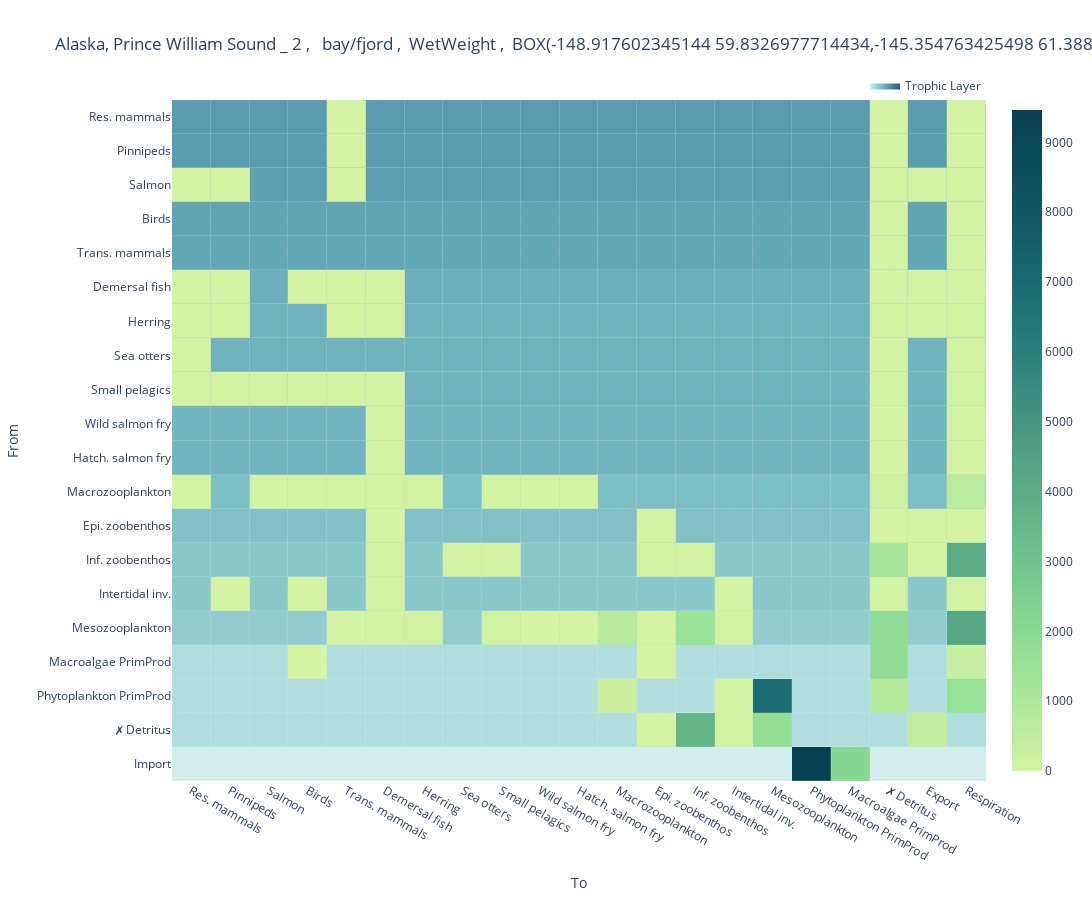

Notebook code for this chart:
### Markdown cell above
# Visualize foodweb as heatmap:

### Code cell
fw.draw_heatmap(foodweb, normalization=None, show_trophic_layer=True, boundary=True)

### Figure 1 — Plotly figure (JSON) as saved in the notebook; plotly's stock layout.template omitted (floating-point values rounded to 4 significant figures; data arrays with more than 128 entries replaced by an {"elided": "..."} marker saying what was removed)
{"data": [{"colorscale": [[0, "rgb(209, 238, 234)"], [0.1667, "rgb(168, 219, 217)"], [0.3333, "rgb(133, 196, 201)"], [0.5, "rgb(104, 171, 184)"], [0.6667, "rgb(79, 144, 166)"], [0.8333, "rgb(59, 115, 143)"], [1, "rgb(42, 86, 116)"]], "hoverinfo": "skip", "name": "Trophic Layer", "showlegend": true, "showscale": false, "type": "heatmap", "x": {"elided": "420 str values"}, "xgap": 0.2, "y": {"elided": "420 str values"}, "ygap": 0.2, "z": {"elided": "420 float values"}, "zmax": 7.351, "zmin": 0}, {"colorscale": [[0, "rgb(211, 242, 163)"], [0.1667, "rgb(151, 225, 150)"], [0.3333, "rgb(108, 192, 139)"], [0.5, "rgb(76, 155, 130)"], [0.6667, "rgb(33, 122, 121)"], [0.8333, "rgb(16, 89, 101)"], [1, "rgb(7, 64, 80)"]], "hoverongaps": false, "hovertemplate": "%{y} --> %{x}: %{z:.3f}<extra></extra>", "showlegend": false, "showscale": true, "type": "heatmap", "x": ["Inf. zoobenthos", "Intertidal inv.", "Macrozooplankton", "Epi. zoobenthos", "Wild salmon fry", "Hatch. salmon fry", "Herring", "Small pelagics", "Demersal fish", "Trans. mammals", "✗ Detritus", "Respiration", "Inf. zoobenthos", "Epi. zoobenthos", "Small pelagics", "Sea otters", "Demersal fish", "✗ Detritus", "Export", "Respiration", "Intertidal inv.", "Demersal fish", "Birds", "Pinnipeds", "✗ Detritus", "Respiration", "Wild salmon fry", "Hatch. salmon fry", "Herring", "Small pelagics", "Demersal fish", "Birds", "Salmon", "Trans. mammals", "Res. mammals", "✗ Detritus", "Respiration", "Epi. zoobenthos", "Demersal fish", "✗ Detritus", "Export", "Respiration", "Demersal fish", "✗ Detritus", "Respiration", "Demersal fish", "✗ Detritus", "Respiration", "Demersal fish", "Trans. mammals", "Res. mammals", "Pinnipeds", "✗ Detritus", "Export", "Respiration", "Demersal fish", "Birds", "Salmon", "Trans. mammals", "Res. mammals", "Pinnipeds", "✗ Detritus", "Respiration", "Res. mammals", "✗ Detritus", "Respiration", "Demersal fish", "Birds", "Trans. mammals", "Res. mammals", "Pinnipeds", "✗ Detritus", "Export", "Respiration", "✗ Detritus", "Respiration", "Trans. mammals", "Res. mammals", "Pinnipeds", "✗ Detritus", "Export", "Respiration", "✗ Detritus", "Respiration", "Trans. mammals", "✗ Detritus", "Respiration", "Trans. mammals", "✗ Detritus", "Respiration", "Mesozooplankton", "Intertidal inv.", "Macrozooplankton", "✗ Detritus", "Respiration", "Epi. zoobenthos", "Birds", "✗ Detritus", "Respiration", "Mesozooplankton", "Inf. zoobenthos", "Intertidal inv.", "Epi. zoobenthos", "Export", "Phytoplankton PrimProd", "Macroalgae PrimProd"], "xgap": 0.2, "y": ["Mesozooplankton", "Mesozooplankton", "Mesozooplankton", "Mesozooplankton", "Mesozooplankton", "Mesozooplankton", "Mesozooplankton", "Mesozooplankton", "Mesozooplankton", "Mesozooplankton", "Mesozooplankton", "Mesozooplankton", "Inf. zoobenthos", "Inf. zoobenthos", "Inf. zoobenthos", "Inf. zoobenthos", "Inf. zoobenthos", "Inf. zoobenthos", "Inf. zoobenthos", "Inf. zoobenthos", "Intertidal inv.", "Intertidal inv.", "Intertidal inv.", "Intertidal inv.", "Intertidal inv.", "Intertidal inv.", "Macrozooplankton", "Macrozooplankton", "Macrozooplankton", "Macrozooplankton", "Macrozooplankton", "Macrozooplankton", "Macrozooplankton", "Macrozooplankton", "Macrozooplankton", "Macrozooplankton", "Macrozooplankton", "Epi. zoobenthos", "Epi. zoobenthos", "Epi. zoobenthos", "Epi. zoobenthos", "Epi. zoobenthos", "Wild salmon fry", "Wild salmon fry", "Wild salmon fry", "Hatch. salmon fry", "Hatch. salmon fry", "Hatch. salmon fry", "Herring", "Herring", "Herring", "Herring", "Herring", "Herring", "Herring", "Small pelagics", "Small pelagics", "Small pelagics", "Small pelagics", "Small pelagics", "Small pelagics", "Small pelagics", "Small pelagics", "Sea otters", "Sea otters", "Sea otters", "Demersal fish", "Demersal fish", "Demersal fish", "Demersal fish", "Demersal fish", "Demersal fish", "Demersal fish", "Demersal fish", "Birds", "Birds", "Salmon", "Salmon", "Salmon", "Salmon", "Salmon", "Salmon", "Trans. mammals", "Trans. mammals", "Res. mammals", "Res. mammals", "Res. mammals", "Pinnipeds", "Pinnipeds", "Pinnipeds", "Phytoplankton PrimProd", "Phytoplankton PrimProd", "Phytoplankton PrimProd", "Phytoplankton PrimProd", "Phytoplankton PrimProd", "Macroalgae PrimProd", "Macroalgae PrimProd", "Macroalgae PrimProd", "Macroalgae PrimProd", "✗ Detritus", "✗ Detritus", "✗ Detritus", "✗ Detritus", "✗ Detritus", "Import", "Import"], "ygap": 0.2, "z": [1501.0, 22.46, 724.5, 1.3, 0.42, 0.405, 87.56, 96.79, 3.986, 0.1151, 1839.0, 4276.0, 51.75, 6.5, 16.29, 1.564, 5.181, 1089.0, 0.003, 4005, 6.24, 0.9964, 0.4672, 0.6111, 16.65, 37.44, 0.14, 0.135, 58.37, 48.23, 10.56, 0.4045, 0.3191, 0.3856, 0.01206, 198.8, 648.6, 1.04, 1.196, 2.821, 0.143, 7.8, 0.1993, 0.1682, 0.1925, 0.1993, 0.2251, 0.1156, 3.188, 0.05628, 0.3571, 0.4452, 29.43, 1.136, 111.3, 10.36, 0.9928, 1.808, 0.1159, 0.5876, 3.16, 33.16, 111.1, 0.001207, 0.3237, 1.239, 3.986, 0.2942, 0.1621, 0.181, 4.365, 8.346, 0.037, 22.48, 0.4347, 1.728, 0.00084, 0.06756, 0.1484, 0.5106, 1.4, 2.98e-08, 0.1736, 0.6664, 0.00084, 0.2424, 0.9633, 0.00336, 1.761, 6.966, 6843.0, 14.35, 241.5, 788.7, 1577.0, 2.587, 0.004326, 1757.0, 352, 1711.0, 3622.0, 19.34, 1.573, 413.0, 9465.0, 2112], "zmax": 9465.0, "zmin": 2.98e-08}], "layout": {"autosize": true, "height": 900, "legend": {"orientation": "h", "x": 1, "xanchor": "right", "y": 1, "yanchor": "bottom"}, "title": {"text": "Alaska, Prince William Sound _ 2 ,   bay/fjord ,  WetWeight ,  BOX(-148.917602345144 59.8326977714434,-145.354763425498 61.3886291588734) ,  Dalsgaard J.,Pauly D.,Okey T.A.(1997). Preliminary mass-balance model of Prince William Sound, Alaska, for the pre-spill period, 1980-1989 Fisheries Centre Research Reports"}, "width": 1200, "xaxis": {"autorange": true, "categoryarray": ["Res. mammals", "Pinnipeds", "Salmon", "Birds", "Trans. mammals", "Demersal fish", "Herring", "Sea otters", "Small pelagics", "Wild salmon fry", "Hatch. salmon fry", "Macrozooplankton", "Epi. zoobenthos", "Inf. zoobenthos", "Intertidal inv.", "Mesozooplankton", "Phytoplankton PrimProd", "Macroalgae PrimProd", "✗ Detritus", "Export", "Respiration"], "range": [-0.5, 20.5], "showspikes": true, "spikethickness": 0.5, "title": {"text": "To"}, "type": "category"}, "yaxis": {"autorange": true, "categoryarray": ["Import", "✗ Detritus", "Phytoplankton PrimProd", "Macroalgae PrimProd", "Mesozooplankton", "Intertidal inv.", "Inf. zoobenthos", "Epi. zoobenthos", "Macrozooplankton", "Hatch. salmon fry", "Wild salmon fry", "Small pelagics", "Sea otters", "Herring", "Demersal fish", "Trans. mammals", "Birds", "Salmon", "Pinnipeds", "Res. mammals"], "range": [-0.5, 19.5], "showspikes": true, "spikemode": "across", "spikesnap": "cursor", "spikethickness": 0.5, "title": {"text": "From"}, "type": "category"}}}
